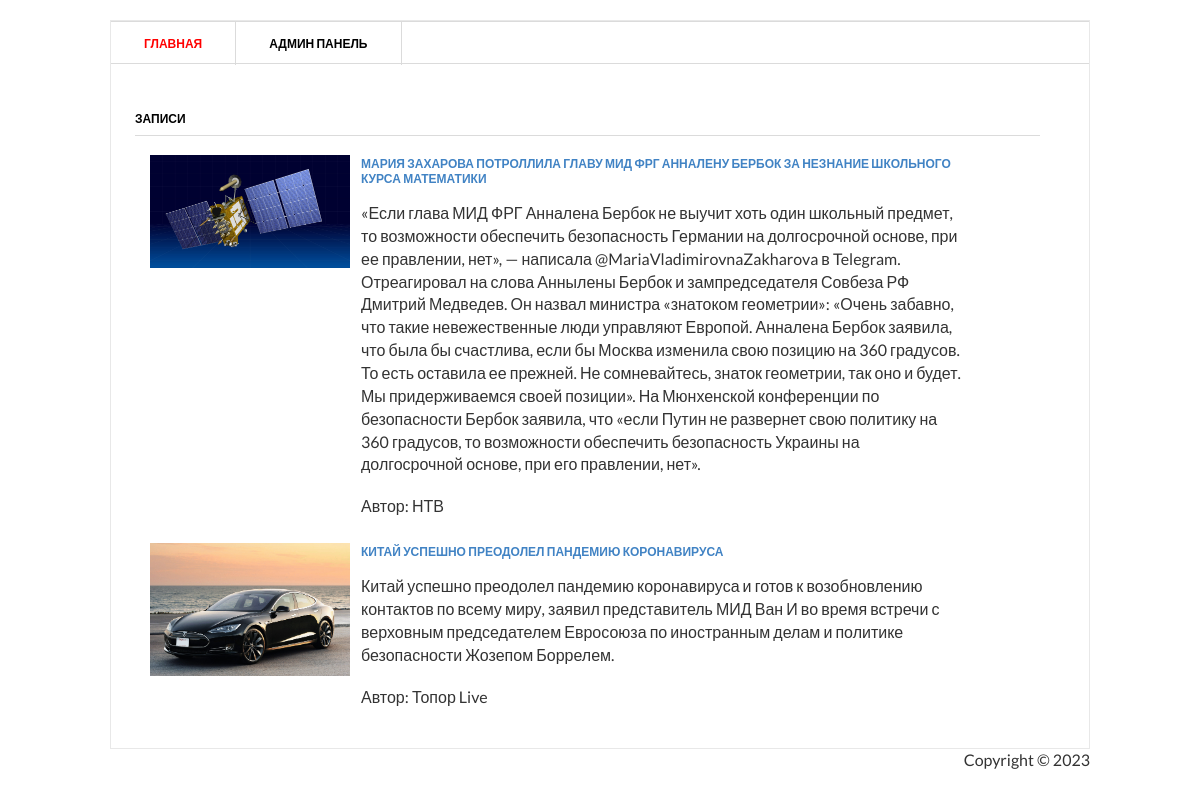
The page / on the database its author committed.
### blog/models.py (models this page shows, shortened)
class Post(models.Model):
    title = models.CharField('Заголовок', max_length=100)
    description = models.TextField('Текст записи')
    author = models.CharField('Имя автора', max_length=100)
    date = models.DateField('Дата публикации')
    img = models.ImageField('Изображение', upload_to='image/%Y')
    class Meta:
        verbose_name = 'Запись'
        verbose_name_plural = 'Записи'

### blog/views.py (the view)
# urls.py: urlpatterns = [path('', views.PostView.as_view()),
class PostView(View):
    def get(self, request):
        posts = Post.objects.all()
        return render(request, 'blog/blog.html', {'post_list': posts})

### templates/blog/blog.html (shortened to what this page needs)
{% load static %}
<html xmlns="http://www.w3.org/1999/html">
<head>
	<link rel="stylesheet" href="https://cdn.jsdelivr.net/npm/semantic-ui@2.4.2/dist/semantic.min.css">
	<link rel="stylesheet" href="{% static 'css/style.css' %}" type="text/css" media="all" />
</head>
<body>
<br>
<div class="shell">
	<div class="border">
		<div id="navigation">
			<ul>
			    <li><a href="/" class="active">Главная</a></li>
			    <li><a href="/admin">Админ панель</a></li>
			</ul>
		</div>
		<div id="main">
			<div id="content" class="left">
				<div class="projects">
					<h3>Записи</h3>
					{% for post in post_list %}
					<div class="item" style="margin:10px">
						<div class="image left">
							<a href="#"><img src="{{ post.img.url }}" width="200px" /></a>
						</div>
						<div class="text left" style="margin:0px 10px 10px 10px">
							<h4><a href="{{post.id}}">{{ post.title }}</a></h4>
							<p> {{ post.description }}</p>
							<p>Автор:  {{ post.author }}</p>
						</div>
					</div>
					{% endfor %}
				</div>
			</div>
		</div>
	</div>
	<div id="footer">
		<p class="copy right">Copyright &copy;  2023 </p>
	</div>
</div>
</body>
</html>

### static/css/style.css (style rules this page uses)
* { margin: 0; padding: 0; outline:0; }
body { font-size: 16px; line-height: 20px; # font-family: Georgia, Arial, Helvetica, Sans-Serif; color: #333; background: url() repeat 0 0; }
a { text-decoration: none; cursor:pointer; }
a img { border: 0; }
.left, .alignleft { float: left; display: inline; }
.right, .alignright { float: right; display: inline; }
.shell { width: 980px; margin: 0 auto; }
.border { border: 1px solid #e8e8e8; background: #fff; position: relative; }
#navigation { height: 43px; border-top: 1px solid #dbdbdb; border-bottom: 1px solid #dbdbdb; }
#navigation ul { list-style: none; }
#navigation ul li { float: left; height: 43px; border-right: 1px solid #dbdbdb; font-size: 12px; line-height: 43px; font-weight: bold; text-transform: uppercase; }
#navigation ul li a { float: left; height: 43px; color: #000; padding: 0 33px; }
#navigation ul li a:hover, #navigation ul li a.active { color: #ff0000; text-decoration: none; }
#main { width: 932px; padding: 37px 24px 17px 24px; }
#main h3 { font-size: 12px; line-height: 15px; color: #000; text-transform: uppercase; border-bottom: 1px solid #dbdbdb; padding: 0 0 9px 0; }
#content { width: 905px; }
.projects { padding: 10px 0 0 0; }
.projects h3 { margin: 0 0 17px 0; }
.projects .item { margin: 0 0 28px 0; }
.projects .image { width: 183px; height: 111px; border: 0px solid #dbdbdb; padding: 2px; margin: 0 20px 0 3px; }
.projects .text { width: 600px; }
.projects .text h4 { font-size: 12px; line-height: 15px; color: #333; text-transform: uppercase; padding: 3px 0 2px 0; }
.projects .text p { padding: 0 0 3px 0; }

### rows shown on the page
Post: img (picture), title "МАРИЯ ЗАХАРОВА ПОТРОЛЛИЛА ГЛАВУ МИД ФРГ АННАЛЕНУ БЕРБОК ЗА НЕЗНАНИЕ ШКОЛЬНОГО КУРСА МАТЕМАТИКИ", description "«Если глава МИД ФРГ Анналена Бербок не выучит хоть один школьный предмет, то возможности обеспечить безопасность Германии на долгосрочной основе, при ее правлении, нет», — написала @MariaVladimirovnaZakharova в Telegram. Отреагировал на слова Аннылены Бербок и зампредседателя Совбеза РФ Дмитрий Медведев. Он назвал министра «знатоком геометрии»: «Очень забавно, что такие невежественные люди управляют Европой. Анналена Бербок заявила, что была бы счастлива, если бы Москва изменила свою позицию на 360 градусов. То есть оставила ее прежней. Не сомневайтесь, знаток геометрии, так оно и будет. Мы придерживаемся своей позиции». На Мюнхенской конференции по безопасности Бербок заявила, что «если…", author "НТВ"
Post: img (picture), title "КИТАЙ УСПЕШНО ПРЕОДОЛЕЛ ПАНДЕМИЮ КОРОНАВИРУСА", description "Китай успешно преодолел пандемию коронавируса и готов к возобновлению контактов по всему миру, заявил представитель МИД Ван И во время встречи с верховным председателем Евросоюза по иностранным делам и политике безопасности Жозепом Боррелем.", author "Топор Live"
